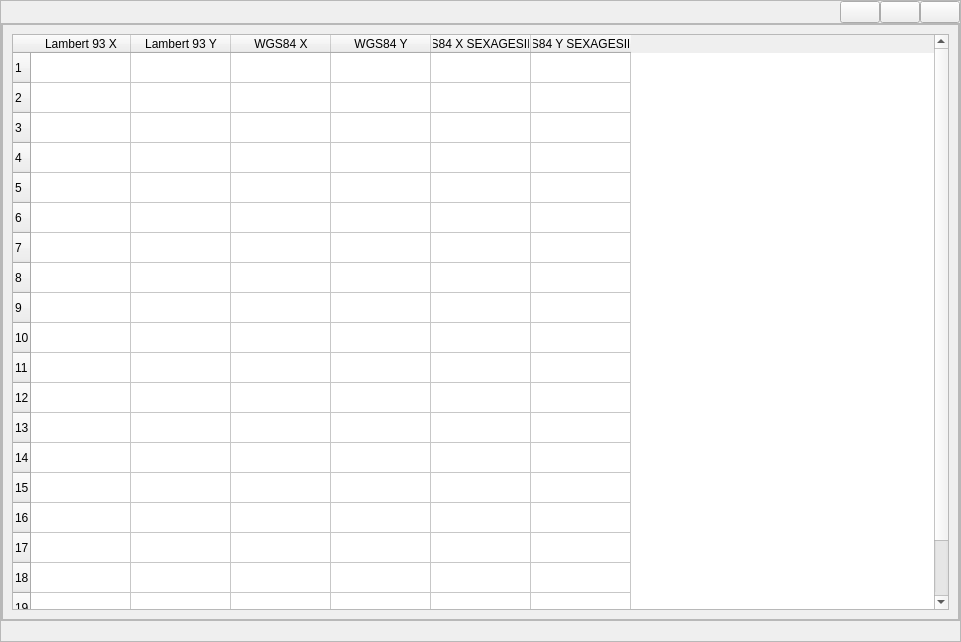
<?xml version="1.0" encoding="UTF-8"?>
<ui version="4.0">
 <class>main</class>
 <widget class="QWidget" name="main">
  <property name="geometry">
   <rect>
    <x>0</x>
    <y>0</y>
    <width>961</width>
    <height>642</height>
   </rect>
  </property>
  <layout class="QVBoxLayout" name="vlay_main">
   <property name="spacing">
    <number>0</number>
   </property>
   <property name="leftMargin">
    <number>0</number>
   </property>
   <property name="topMargin">
    <number>0</number>
   </property>
   <property name="rightMargin">
    <number>0</number>
   </property>
   <property name="bottomMargin">
    <number>0</number>
   </property>
   <item>
    <widget class="QFrame" name="fr_main">
     <property name="frameShape">
      <enum>QFrame::StyledPanel</enum>
     </property>
     <property name="frameShadow">
      <enum>QFrame::Raised</enum>
     </property>
     <layout class="QVBoxLayout" name="vlay_fr_main">
      <property name="spacing">
       <number>0</number>
      </property>
      <property name="leftMargin">
       <number>0</number>
      </property>
      <property name="topMargin">
       <number>0</number>
      </property>
      <property name="rightMargin">
       <number>0</number>
      </property>
      <property name="bottomMargin">
       <number>0</number>
      </property>
      <item>
       <widget class="QFrame" name="fr_menu_top">
        <property name="sizePolicy">
         <sizepolicy hsizetype="Preferred" vsizetype="Maximum">
          <horstretch>0</horstretch>
          <verstretch>0</verstretch>
         </sizepolicy>
        </property>
        <layout class="QHBoxLayout" name="hlay_menu_top">
         <property name="spacing">
          <number>0</number>
         </property>
         <property name="leftMargin">
          <number>0</number>
         </property>
         <property name="topMargin">
          <number>0</number>
         </property>
         <property name="rightMargin">
          <number>0</number>
         </property>
         <property name="bottomMargin">
          <number>0</number>
         </property>
         <item>
          <widget class="QLabel" name="lb_mt_ico"/>
         </item>
         <item>
          <widget class="QWidget" name="wg_mt_blank" native="true"/>
         </item>
         <item>
          <spacer name="horizontalSpacer_2">
           <property name="orientation">
            <enum>Qt::Horizontal</enum>
           </property>
           <property name="sizeHint" stdset="0">
            <size>
             <width>40</width>
             <height>20</height>
            </size>
           </property>
          </spacer>
         </item>
         <item>
          <widget class="QLabel" name="lb_mt_nom"/>
         </item>
         <item>
          <spacer name="horizontalSpacer_1">
           <property name="orientation">
            <enum>Qt::Horizontal</enum>
           </property>
           <property name="sizeHint" stdset="0">
            <size>
             <width>40</width>
             <height>20</height>
            </size>
           </property>
          </spacer>
         </item>
         <item>
          <widget class="QPushButton" name="pb_mt_reduire"/>
         </item>
         <item>
          <widget class="QPushButton" name="pb_mt_agrandir"/>
         </item>
         <item>
          <widget class="QPushButton" name="pb_mt_quitter"/>
         </item>
        </layout>
       </widget>
      </item>
      <item>
       <widget class="QFrame" name="fr_body">
        <property name="frameShape">
         <enum>QFrame::StyledPanel</enum>
        </property>
        <property name="frameShadow">
         <enum>QFrame::Raised</enum>
        </property>
        <layout class="QVBoxLayout" name="verticalLayout">
         <property name="spacing">
          <number>0</number>
         </property>
         <property name="leftMargin">
          <number>0</number>
         </property>
         <property name="topMargin">
          <number>0</number>
         </property>
         <property name="rightMargin">
          <number>0</number>
         </property>
         <property name="bottomMargin">
          <number>0</number>
         </property>
         <item>
          <widget class="QFrame" name="fr_menu_titre">
           <property name="frameShape">
            <enum>QFrame::StyledPanel</enum>
           </property>
           <property name="frameShadow">
            <enum>QFrame::Raised</enum>
           </property>
           <layout class="QVBoxLayout" name="verticalLayout_2">
            <item>
             <widget class="QTableWidget" name="conversion">
              <row>
               <property name="text">
                <string>1</string>
               </property>
              </row>
              <row>
               <property name="text">
                <string>2</string>
               </property>
              </row>
              <row>
               <property name="text">
                <string>3</string>
               </property>
              </row>
              <row>
               <property name="text">
                <string>4</string>
               </property>
              </row>
              <row>
               <property name="text">
                <string>5</string>
               </property>
              </row>
              <row>
               <property name="text">
                <string>6</string>
               </property>
              </row>
              <row>
               <property name="text">
                <string>7</string>
               </property>
              </row>
              <row>
               <property name="text">
                <string>8</string>
               </property>
              </row>
              <row>
               <property name="text">
                <string>9</string>
               </property>
              </row>
              <row>
               <property name="text">
                <string>10</string>
               </property>
              </row>
              <row>
               <property name="text">
                <string>11</string>
               </property>
              </row>
              <row>
               <property name="text">
                <string>12</string>
               </property>
              </row>
              <row>
               <property name="text">
                <string>13</string>
               </property>
              </row>
              <row>
               <property name="text">
                <string>14</string>
               </property>
              </row>
              <row>
               <property name="text">
                <string>15</string>
               </property>
              </row>
              <row>
               <property name="text">
                <string>16</string>
               </property>
              </row>
              <row>
               <property name="text">
                <string>17</string>
               </property>
              </row>
              <row>
               <property name="text">
                <string>18</string>
               </property>
              </row>
              <row>
               <property name="text">
                <string>19</string>
               </property>
              </row>
              <row>
               <property name="text">
                <string>20</string>
               </property>
              </row>
              <column>
               <property name="text">
                <string>Lambert 93 X</string>
               </property>
              </column>
              <column>
               <property name="text">
                <string>Lambert 93 Y</string>
               </property>
              </column>
              <column>
               <property name="text">
                <string>WGS84 X</string>
               </property>
              </column>
              <column>
               <property name="text">
                <string>WGS84 Y</string>
               </property>
              </column>
              <column>
               <property name="text">
                <string>WGS84 X SEXAGESIMAL</string>
               </property>
              </column>
              <column>
               <property name="text">
                <string>WGS84 Y SEXAGESIMAL</string>
               </property>
              </column>
             </widget>
            </item>
           </layout>
          </widget>
         </item>
        </layout>
       </widget>
      </item>
      <item>
       <widget class="QFrame" name="fr_menu_bottom">
        <property name="sizePolicy">
         <sizepolicy hsizetype="Preferred" vsizetype="Maximum">
          <horstretch>0</horstretch>
          <verstretch>0</verstretch>
         </sizepolicy>
        </property>
        <layout class="QHBoxLayout" name="hlay_menu_bottom">
         <property name="spacing">
          <number>0</number>
         </property>
         <property name="leftMargin">
          <number>0</number>
         </property>
         <property name="topMargin">
          <number>0</number>
         </property>
         <property name="rightMargin">
          <number>0</number>
         </property>
         <property name="bottomMargin">
          <number>0</number>
         </property>
         <item>
          <widget class="QLabel" name="lb_mb_version"/>
         </item>
         <item>
          <spacer name="horizontalSpacer_4">
           <property name="orientation">
            <enum>Qt::Horizontal</enum>
           </property>
           <property name="sizeHint" stdset="0">
            <size>
             <width>40</width>
             <height>20</height>
            </size>
           </property>
          </spacer>
         </item>
        </layout>
       </widget>
      </item>
     </layout>
    </widget>
   </item>
  </layout>
 </widget>
 <resources/>
 <connections/>
</ui>
